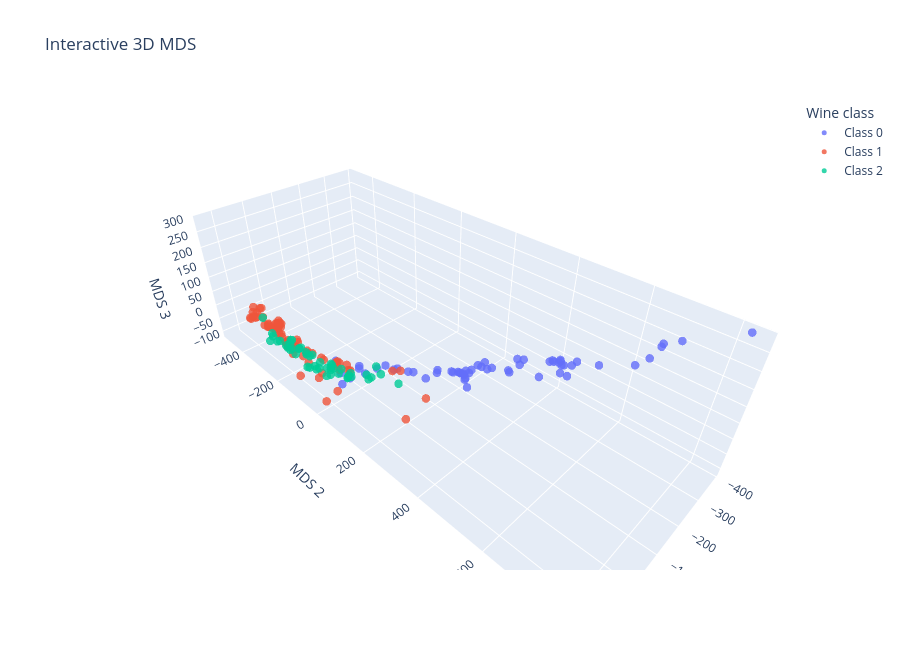

Notebook code for this chart:
### Markdown cell above
Now that we have computed the Manhattan Distances, we can now compute the MDS.

Note it works better with Manhattan distances than the euclidean distance, it's most likely a high dimension problem.

### Code cell
import plotly.express as px

fig = px.scatter_3d(
    mds_3d, x=0, y=1, z=2,
    color=[f"Class {label}" for label in labels],
    labels={"0": "MDS 1", "1": "MDS 2", "2": "MDS 3",
            "color": "Wine class"},
    title="Interactive 3D MDS",
    opacity=0.8,
    height=650,
)
fig.update_traces(marker_size=5)
fig.update_layout(scene=dict(dragmode="orbit", aspectmode="data"))
fig.show()
